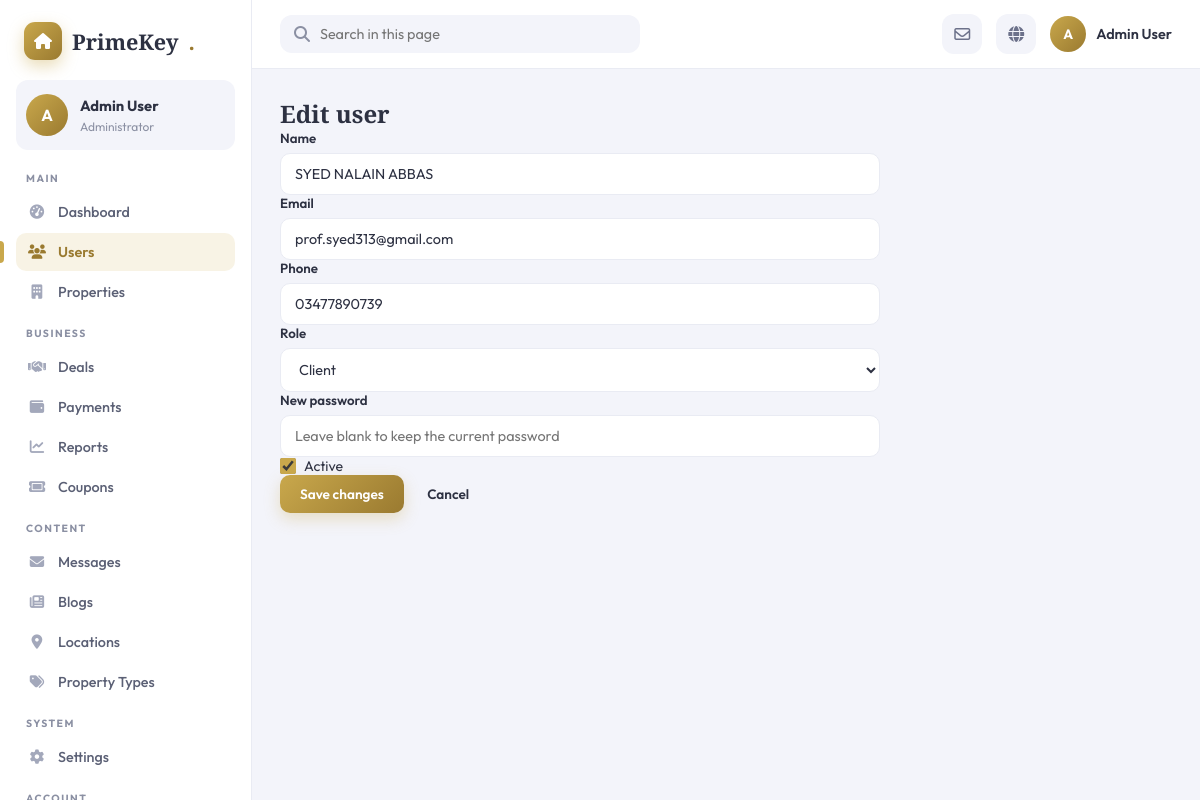
The app's page /admin/users/10/edit (signed in) with its own data.
### app/models.py (models this page shows)
class User(db.Model):
    __tablename__ = 'users'
    id           = db.Column(db.Integer, primary_key=True)
    name         = db.Column(db.String(100), nullable=False)
    email        = db.Column(db.String(120), unique=True, nullable=False)
    password     = db.Column(db.String(200), nullable=False)
    phone        = db.Column(db.String(20))
    cnic         = db.Column(db.String(20))
    profile_pic  = db.Column(db.String(200), default='default_user.png')
    role_id      = db.Column(db.Integer, db.ForeignKey('roles.id'), nullable=False, default=3)
    is_active    = db.Column(db.Boolean, default=True)
    created_at   = db.Column(db.DateTime, default=datetime.utcnow)
    role              = db.relationship('Role', back_populates='users')
    agent_profile     = db.relationship('Agent', back_populates='user', uselist=False)
    favorites         = db.relationship('Favorite', back_populates='client', lazy=True)
    inquiries         = db.relationship('Inquiry', back_populates='client', lazy=True)
    offers            = db.relationship('Offer', back_populates='client', lazy=True)
    deals_as_buyer    = db.relationship('Deal', foreign_keys='Deal.buyer_id', back_populates='buyer', lazy=True)
    site_visits       = db.relationship('SiteVisit', foreign_keys='SiteVisit.client_id', back_populates='client', lazy=True)
    notifications     = db.relationship('Notification', back_populates='user', lazy=True)
    activity_logs     = db.relationship('ActivityLog', back_populates='user', lazy=True)
    blogs             = db.relationship('Blog', back_populates='author', lazy=True)
    shortlists        = db.relationship('Shortlist', back_populates='client', lazy=True)
    property_views    = db.relationship('PropertyView', back_populates='user', lazy=True)
    search_logs       = db.relationship('SearchLog', back_populates='user', lazy=True)
    reviews_given     = db.relationship('AgentReview', back_populates='client', lazy=True)
    rent_as_tenant    = db.relationship('RentAgreement', foreign_keys='RentAgreement.tenant_id', back_populates='tenant', lazy=True)
    maintenance_reqs  = db.relationship('MaintenanceRequest', back_populates='tenant', lazy=True)
    coupon_uses       = db.relationship('CouponUse', back_populates='user', lazy=True)
    business_reports  = db.relationship('BusinessReport', back_populates='generated_by_user', lazy=True)

### app/blueprints/admin/routes.py (the view, shortened to what this page needs)
@admin_bp.route('/users/<int:user_id>/edit', methods=['GET', 'POST'])
@admin_required
def edit_user(user_id):
    user  = User.query.get_or_404(user_id)
    roles = Role.query.all()
    return render_template('admin/edit_user.html', user=user, roles=roles)

### app/blueprints/admin/routes.py (called while the page is built)
def admin_required(f):
    @wraps(f)
    def decorated(*args, **kwargs):
        if 'user_id' not in session:
            flash('Please login.', 'warning')
            return redirect(url_for('auth.login'))
        if session.get('user_role') != 1:
            flash('Admin access required.', 'danger')
            return redirect(url_for('public.index'))
        return f(*args, **kwargs)
    return decorated

### app/templates/admin/edit_user.html (shortened to what this page needs)
{% extends 'admin/base_admin.html' %}
{% block content %}
<div class="" style="max-width:600px">
  <h2 class="mb-3">Edit user</h2>
  <form method="POST">{% if csrf_token is defined %}<input type="hidden" name="csrf_token" value="{{ csrf_token() }}">{% endif %}
    <div class="mb-3"><label class="form-label">Name</label><input name="name" class="form-control" value="{{ user.name }}" required></div>
    <div class="mb-3"><label class="form-label">Email</label><input type="email" name="email" class="form-control" value="{{ user.email }}" required></div>
    <div class="mb-3"><label class="form-label">Phone</label><input name="phone" class="form-control" value="{{ user.phone or '' }}"></div>
    <div class="mb-3">
      <label class="form-label">Role</label>
      <select name="role_id" class="form-select">
        {% for r in roles %}<option value="{{ r.id }}" {{ 'selected' if r.id == user.role_id }}>{{ r.name }}</option>{% endfor %}
      </select>
    </div>
    <div class="mb-3">
      <label class="form-label">New password</label>
      <input type="password" name="password" class="form-control" placeholder="Leave blank to keep the current password">
    </div>
    <div class="form-check mb-3">
      <input type="checkbox" name="is_active" id="is_active" class="form-check-input" {{ 'checked' if user.is_active }}>
      <label for="is_active" class="form-check-label">Active</label>
    </div>
    <button class="btn btn-primary">Save changes</button>
    <a href="{{ url_for('admin.users') }}" class="btn btn-link">Cancel</a>
  </form>
</div>
{% endblock %}

### records on screen
User: name "SYED NALAIN ABBAS", email "prof.syed313@gmail.com", phone "03477890739"

### other values on screen
{{ (uname[0])|upper }} "A"
{{ uname }} "Admin User"
{{ group }} "MAIN" "BUSINESS" "CONTENT" "SYSTEM"
{{ text }} "Dashboard" "Users" "Properties" "Deals" "Payments" "Reports" "Coupons" "Messages" "Blogs" "Locations" "Property Types" "Settings"
form field role_id "Client"
